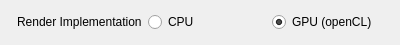
<?xml version="1.0" encoding="UTF-8"?>
<ui version="4.0">
 <class>RenderImplementationSelection</class>
 <widget class="QWidget" name="RenderImplementationSelection">
  <property name="geometry">
   <rect>
    <x>0</x>
    <y>0</y>
    <width>400</width>
    <height>45</height>
   </rect>
  </property>
  <property name="windowTitle">
   <string>Form</string>
  </property>
  <layout class="QVBoxLayout" name="verticalLayout">
   <item>
    <layout class="QHBoxLayout" name="renderImplementationLayout">
     <property name="leftMargin">
      <number>6</number>
     </property>
     <item>
      <widget class="QLabel" name="renderImplementationLabel">
       <property name="text">
        <string>Render Implementation</string>
       </property>
       <property name="margin">
        <number>6</number>
       </property>
      </widget>
     </item>
     <item>
      <widget class="QRadioButton" name="cpuRadioButton">
       <property name="enabled">
        <bool>true</bool>
       </property>
       <property name="text">
        <string>CPU</string>
       </property>
      </widget>
     </item>
     <item>
      <widget class="QRadioButton" name="gpuRadioButton">
       <property name="text">
        <string>GPU (openCL)</string>
       </property>
       <property name="checked">
        <bool>true</bool>
       </property>
      </widget>
     </item>
    </layout>
   </item>
  </layout>
 </widget>
 <resources/>
 <connections/>
</ui>
